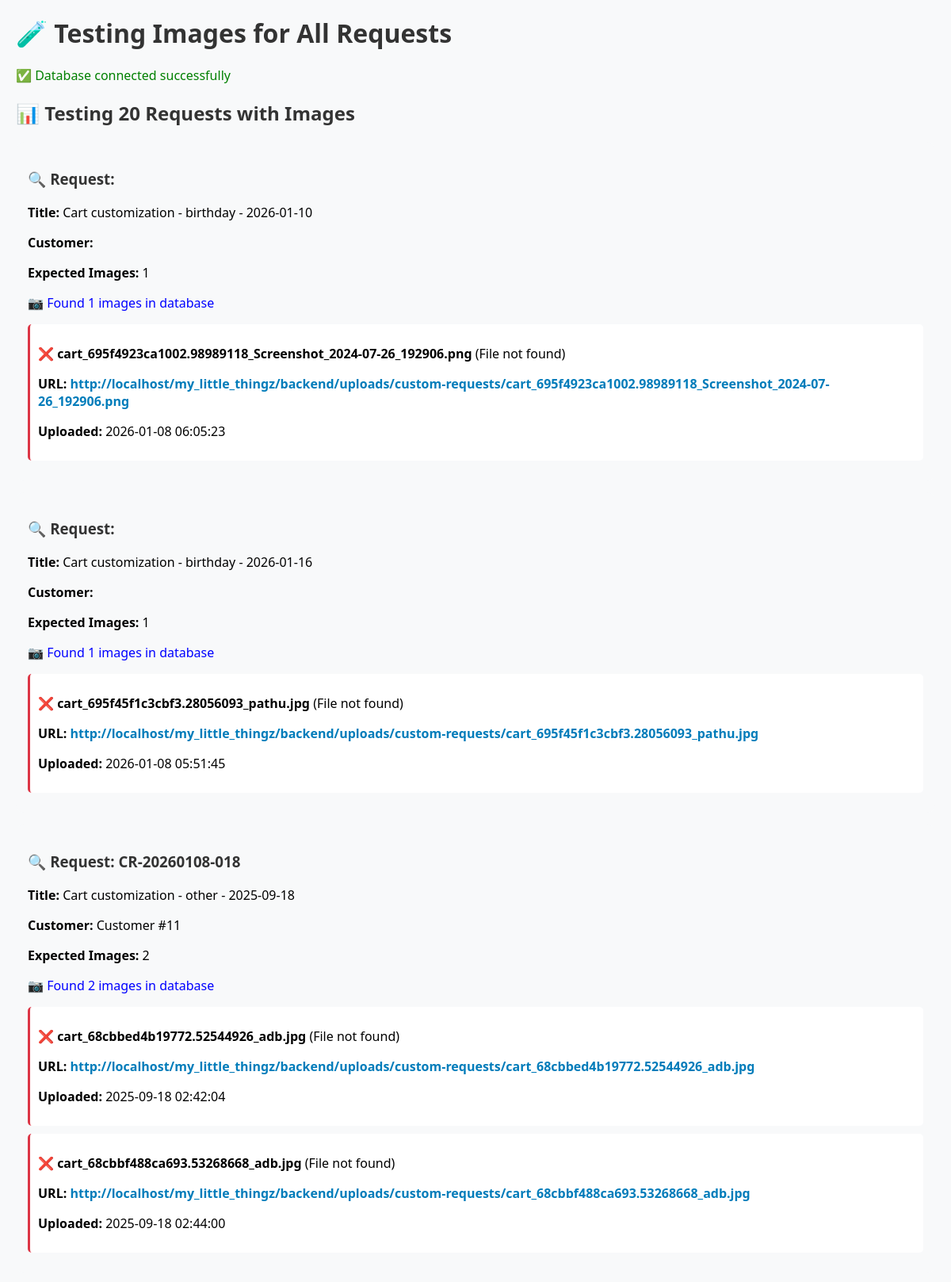
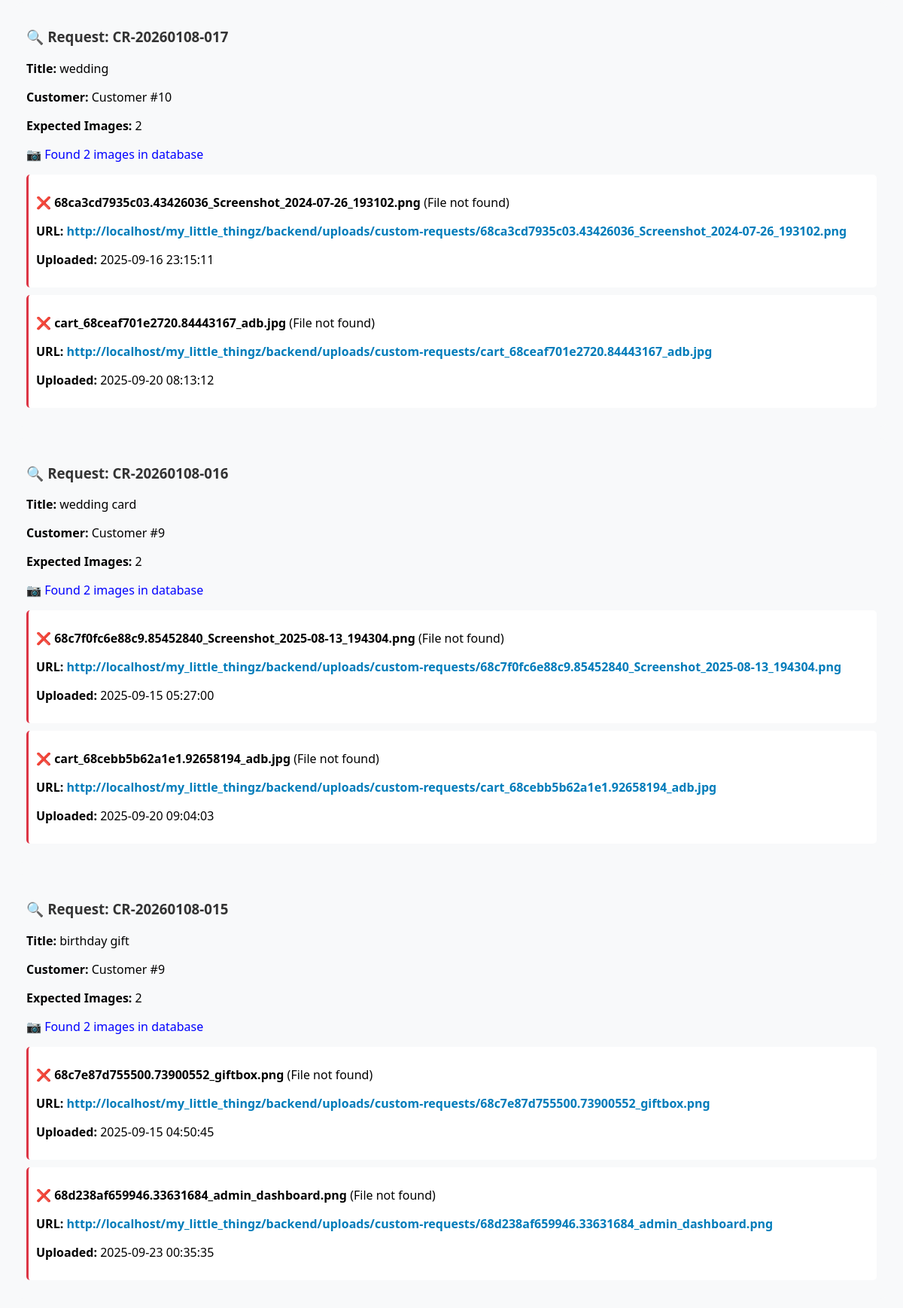
/backend/test-all-request-images.php (upper part), run on the app's committed database (2 pictures, top to bottom).
### tables this page shows
CREATE TABLE `custom_requests` (
  `id` int(10) UNSIGNED NOT NULL,
  `user_id` int(11) DEFAULT NULL,
  `order_id` varchar(100) NOT NULL DEFAULT '',
  `customer_id` int(10) UNSIGNED DEFAULT 0,
  `customer_name` varchar(255) NOT NULL DEFAULT '',
  `customer_email` varchar(255) NOT NULL DEFAULT '',
  `customer_phone` varchar(50) DEFAULT '',
  `title` varchar(255) NOT NULL DEFAULT '',
  `occasion` varchar(100) DEFAULT '',
  `description` text DEFAULT NULL,
  `requirements` text DEFAULT NULL,
  `budget_min` decimal(10,2) DEFAULT 500.00,
  `budget_max` decimal(10,2) DEFAULT 1000.00,
  `deadline` date DEFAULT NULL,
  `priority` enum('low','medium','high') DEFAULT 'medium',
  `status` enum('submitted','pending','in_progress','completed','cancelled') DEFAULT 'pending',
  `admin_notes` text DEFAULT NULL,
  `design_url` varchar(500) DEFAULT '',
  `source` enum('form','cart','admin') DEFAULT 'form',
  `artwork_id` int(11) DEFAULT NULL,
  `requested_quantity` int(11) NOT NULL DEFAULT 1,
  `created_at` timestamp NOT NULL DEFAULT current_timestamp(),
  `updated_at` timestamp NOT NULL DEFAULT current_timestamp() ON UPDATE current_timestamp()
);

CREATE TABLE `custom_request_images` (
  `id` int(11) NOT NULL,
  `request_id` int(11) NOT NULL,
  `image_path` varchar(500) NOT NULL,
  `uploaded_at` timestamp NOT NULL DEFAULT current_timestamp()
);

### backend/test-all-request-images.php (the view, shortened to what this page needs)
<?php
echo "<h1>🧪 Testing Images for All Requests</h1>";
try {
    $database = new Database();
    $pdo = $database->getConnection();
    echo "<p style='color: green;'>✅ Database connected successfully</p>";
    $requestsWithImages = $pdo->query("
        SELECT
            cr.id,
            cr.order_id,
            cr.title,
            cr.customer_name,
            COUNT(cri.id) as image_count
        FROM custom_requests cr
        INNER JOIN custom_request_images cri ON cr.id = cri.request_id
        GROUP BY cr.id
        ORDER BY cr.created_at DESC
    ")->fetchAll(PDO::FETCH_ASSOC);
    echo "<h2>📊 Testing " . count($requestsWithImages) . " Requests with Images</h2>";
    $baseUrl = "http://localhost/my_little_thingz/backend/";
    $workingImages = 0;
    foreach ($requestsWithImages as $request) {
        echo "<div style='background: #f8f9fa; padding: 15px; margin: 15px 0; border-radius: 10px;'>";
        echo "<h3>🔍 Request: {$request['order_id']}</h3>";
        echo "<p><strong>Title:</strong> {$request['title']}</p>";
        echo "<p><strong>Customer:</strong> {$request['customer_name']}</p>";
        echo "<p><strong>Expected Images:</strong> {$request['image_count']}</p>";
        try {
            $imageStmt = $pdo->prepare("
                SELECT image_path, uploaded_at
                FROM custom_request_images
                WHERE request_id = ?
                ORDER BY uploaded_at ASC
            ");
            $imageStmt->execute([$request["id"]]);
            $dbImages = $imageStmt->fetchAll(PDO::FETCH_ASSOC);
            echo "<p style='color: blue;'>📷 Found " . count($dbImages) . " images in database</p>";
            foreach ($dbImages as $img) {
                $imagePath = $img["image_path"];
                $filename = basename($imagePath);
                $originalName = $filename;
                $fileExists = false;
                $actualPath = "";
                if ($fileExists) {
                    $workingImages++;
                    $status = "✅";
                    $statusColor = "#28a745";
                    $fileSize = filesize($actualPath);
                    $fileType = mime_content_type($actualPath);
                    $sizeInfo = " (" . number_format($fileSize / 1024, 1) . " KB, $fileType)";
                } else {
                    $status = "❌";
                    $statusColor = "#dc3545";
                    $sizeInfo = " (File not found)";
                }
                echo "<div style='background: white; padding: 10px; margin: 10px 0; border-radius: 5px; border-left: 3px solid $statusColor;'>";
                echo "<p><strong>$status $originalName</strong>$sizeInfo</p>";
                echo "<p><strong>URL:</strong> <a href='{$baseUrl}{$imagePath}' target='_blank'>{$baseUrl}{$imagePath}</a></p>";
                echo "<p><strong>Uploaded:</strong> {$img['uploaded_at']}</p>";
                echo "</div>";
            }
        } catch (Exception $e) {
            echo "<p style='color: red;'>❌ Error loading images: " . $e->getMessage() . "</p>";
        }
        echo "</div>";
    }
} catch (Exception $e) {
    echo "<div style='background: #f8d7da; padding: 20px; border-radius: 10px; margin: 20px 0; border-left: 5px solid #dc3545;'>";
    echo "<h3 style='color: #721c24; margin-top: 0;'>❌ Error Occurred</h3>";
    echo "<p style='color: #721c24;'><strong>Error:</strong> " . $e->getMessage() . "</p>";
    echo "</div>";
}
?>

### backend/test-all-request-images.php (style rules this page uses)
h1, h2, h3 { color: #333; }
a { color: #007cba; text-decoration: none; font-weight: 600; }

### data on the page
custom_requests: title "Cart customization - birthday - 2026-01-10", image_count "1", count($dbImages) "1"
custom_request_images: status "❌", image_path "cart_695f4923ca1002.98989118_Screenshot_2024-07-26_192906.png", sizeInfo "(File not found)", image_path "uploads/custom-requests/cart_695f4923ca1002.98989118_Screenshot_2024-07-26_192906.png", uploaded_at "2026-01-08 06:05:23"
custom_requests: title "Cart customization - birthday - 2026-01-16", image_count "1", count($dbImages) "1"
custom_request_images: status "❌", image_path "cart_695f45f1c3cbf3.28056093_pathu.jpg", sizeInfo "(File not found)", image_path "uploads/custom-requests/cart_695f45f1c3cbf3.28056093_pathu.jpg", uploaded_at "2026-01-08 05:51:45"
custom_requests: order "CR-20260108-018", title "Cart customization - other - 2025-09-18", customer_name "Customer #11", image_count "2", count($dbImages) "2"
custom_request_images: status "❌", image_path "cart_68cbbed4b19772.52544926_adb.jpg", sizeInfo "(File not found)", image_path "uploads/custom-requests/cart_68cbbed4b19772.52544926_adb.jpg", uploaded_at "2025-09-18 02:42:04"
custom_request_images: status "❌", image_path "cart_68cbbf488ca693.53268668_adb.jpg", sizeInfo "(File not found)", image_path "uploads/custom-requests/cart_68cbbf488ca693.53268668_adb.jpg", uploaded_at "2025-09-18 02:44:00"
custom_requests: order "CR-20260108-017", title "wedding", customer_name "Customer #10", image_count "2", count($dbImages) "2"
custom_request_images: status "❌", image_path "68ca3cd7935c03.43426036_Screenshot_2024-07-26_193102.png", sizeInfo "(File not found)", image_path "uploads/custom-requests/68ca3cd7935c03.43426036_Screenshot_2024-07-26_193102.png", uploaded_at "2025-09-16 23:15:11"
custom_request_images: status "❌", image_path "cart_68ceaf701e2720.84443167_adb.jpg", sizeInfo "(File not found)", image_path "uploads/custom-requests/cart_68ceaf701e2720.84443167_adb.jpg", uploaded_at "2025-09-20 08:13:12"
custom_requests: order "CR-20260108-016", title "wedding card", customer_name "Customer #9", image_count "2", count($dbImages) "2"
custom_request_images: status "❌", image_path "68c7f0fc6e88c9.85452840_Screenshot_2025-08-13_194304.png", sizeInfo "(File not found)", image_path "uploads/custom-requests/68c7f0fc6e88c9.85452840_Screenshot_2025-08-13_194304.png", uploaded_at "2025-09-15 05:27:00"
custom_request_images: status "❌", image_path "cart_68cebb5b62a1e1.92658194_adb.jpg", sizeInfo "(File not found)", image_path "uploads/custom-requests/cart_68cebb5b62a1e1.92658194_adb.jpg", uploaded_at "2025-09-20 09:04:03"
custom_requests: order "CR-20260108-015", title "birthday gift", customer_name "Customer #9", image_count "2", count($dbImages) "2"
custom_request_images: status "❌", image_path "68c7e87d755500.73900552_giftbox.png", sizeInfo "(File not found)", image_path "uploads/custom-requests/68c7e87d755500.73900552_giftbox.png", uploaded_at "2025-09-15 04:50:45"
custom_request_images: status "❌", image_path "68d238af659946.33631684_admin_dashboard.png", sizeInfo "(File not found)", image_path "uploads/custom-requests/68d238af659946.33631684_admin_dashboard.png", uploaded_at "2025-09-23 00:35:35"

### other printed values
count($requestsWithImages) "20"
